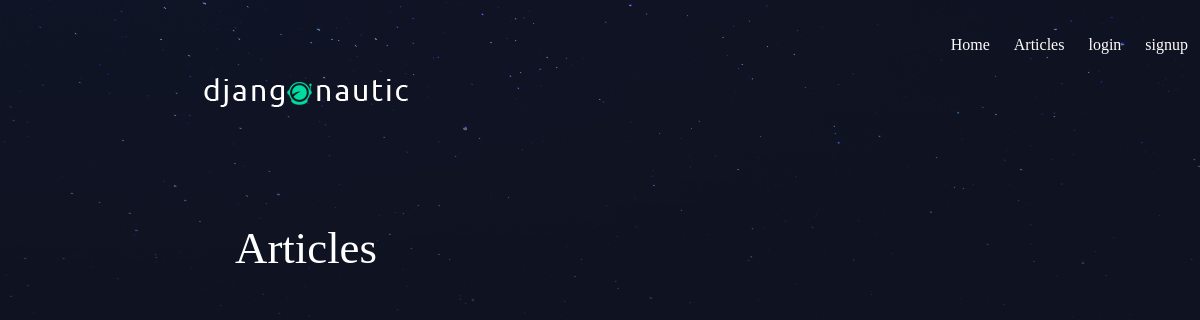
/articles/, run on an earlier commit of the app's database.
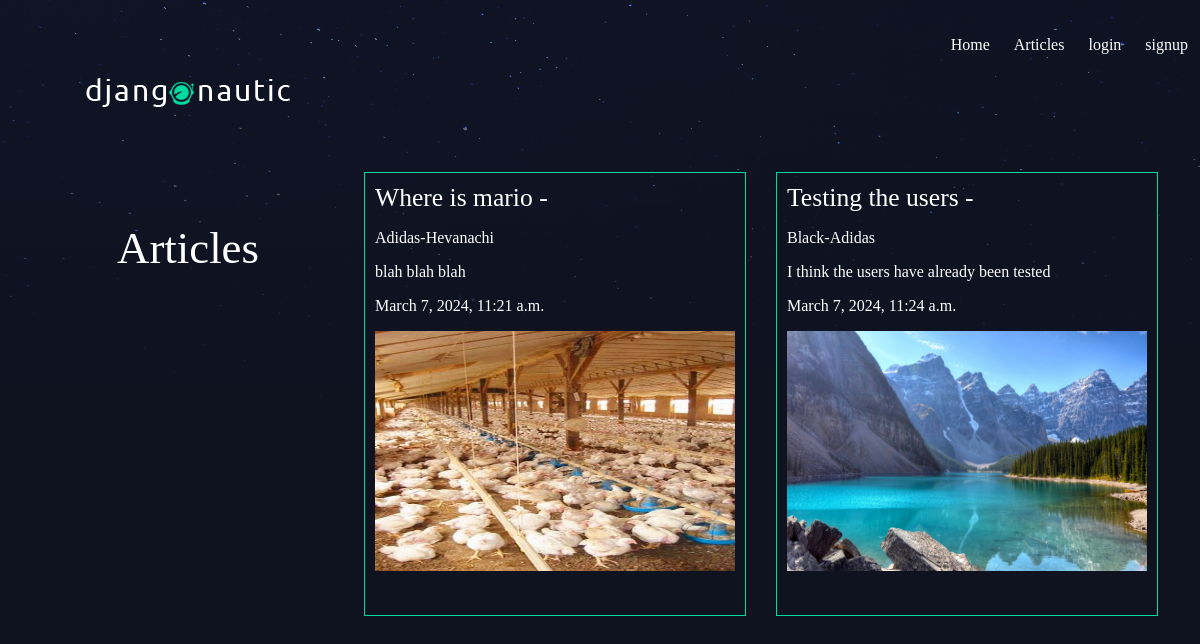
And on a later commit of the database.
### base/models.py (models this page shows, shortened)
class Article(models.Model):
    title = models.CharField(max_length=200)
    slug = models.SlugField(unique=True, max_length=200)
    content = models.TextField()
    date_published = models.DateTimeField(default=timezone.now)
    thumb = models.ImageField(default='default.png', blank=True)
    author = models.ForeignKey(User, default = None, on_delete = models.CASCADE)

### base/views.py (the view)
# urls.py: path('articles/', views.article_view, name='articles'),
def article_view(request, *args, **kwargs):
    articles = Article.objects.all().order_by('date_published')
    return render(request, "base/Articles.html", {'articles': articles})

### base/templates/base/Articles.html
{% extends 'base.html' %}
{% load static  %}
{% block content %}
<h1>Articles</h1>
<div class="articles">
    {% for article in articles %}
    <div class="article">
        <h2><a href="{% url 'article_detail' article.id %}">{{ article.title }}</a>  - {{ article.date }}</h2>
        <p>{{ article.slug }}</p>
        <p>{{ article.content }}</p>
        <p>{{ article.date_published }}</p>
        <img class="img1" src="{{ article.thumb.url}}" alt="">
    </div>
    {% endfor %}
</div>
{% endblock %}

### templates/base.html (shortened to what this page needs)
{% load static %}
<!DOCTYPE html>
<html lang="en">
<head>
    <link rel="stylesheet" href="{% static 'style.css' %}">
</head>
<body>
    <header class="wrapper">
        <h1><a href="{% url 'home' %}"><img src="{% static 'logo.png' %}" alt="djangonautic"></a></h1>
        <nav>
            <ul>
                <li><a href="{% url 'home' %}">Home</a></li>
                <li><a href="{% url 'articles' %}">Articles</a></li>
                {% if user.is_authenticated %}
                <li><a href="{% url 'create' %}" class="highlight">Create</a></li>
                <li>
                    <form class="logout-link" action="{% url 'accounts:logout' %}" method="post">
                        {% csrf_token %}
                        <button type="submit">Log out</button>
                    </form>
                </li>
                {% else %}
                <li><a href="{% url 'accounts:login' %}">login</a></li>
                <li><a href="{% url 'accounts:signup' %}">signup</a></li>
                {% endif %}
            </ul>
        </nav>
        {% block content %}
        {% endblock %}
    </header>
</body>
</html>

### assets/style.css (style rules this page uses)
body { background-color: #0f121f; background-image: url(stars.png); background-repeat: no-repeat; color: #fff; margin: 0; padding: 0; }
body * { font-family: Ubuntu; }
h1, h2, h3, h4, h5 { font-weight: normal; margin: 0; }
a, a:hover, a:visited { color: #fff; text-decoration: none; }
.img1 { height: 30vh; width: 30vw; }
.wrapper { max-width: 98vw !important; margin: 0 auto; }
.wrapper h1 { text-align: center; margin: 50px auto; font-size: 2.8em; }
header { display: grid; grid-template-columns: 1fr 1fr; padding: 20px 0 }
nav { justify-self: end; }
nav li { display: inline-block; margin-left: 20px; }
.articles { display:grid; grid-template-columns: 1fr 1fr 1fr; grid-gap: 30px }
.article { padding: 10px; border: 1px solid #00dba0; position: relative; padding-bottom: 40px; }
.article h2 { font-size: 1.6em }

What changed in the data, as far as the page shows it:
added Article: title "Where is mario", slug "Adidas-Hevanachi", content "blah blah blah", date_published "March 7, 2024, 11:21 a.m.", thumb (picture)
added Article: title "Testing the users", slug "Black-Adidas", content "I think the users have already been tested", date_published "March 7, 2024, 11:24 a.m.", thumb (picture)
